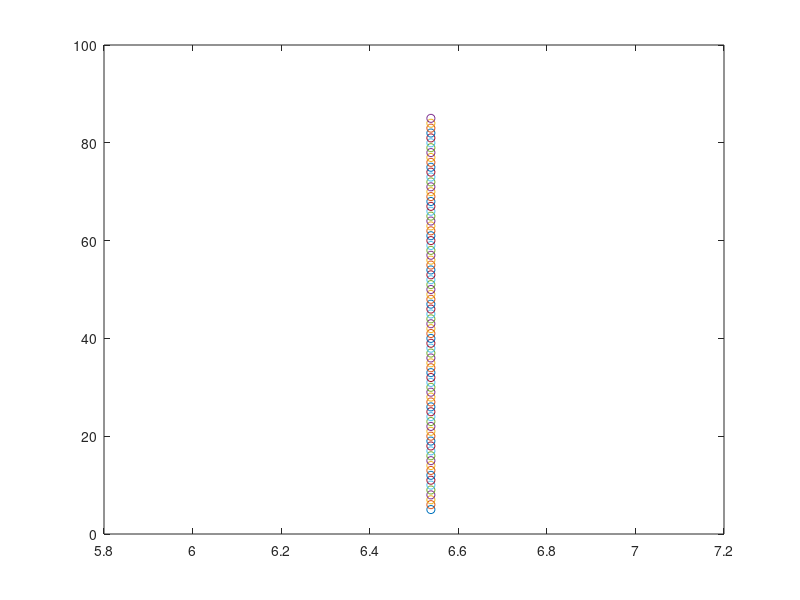

The MATLAB source for this figure:
clear all
close all
clc


% T4.pg 8 .adjusting cannonball.m para que alpha varie aleatoriamente entre 5 y
% 85, dejando la velocidad inicial constante.para cada ángulo calcular x
%tal que y=y0 de nuevo.
% tambien plot the distribution of distances, (x para tiempo final) y
% relacionalas distancias con los ángulos.

for i=5:85
 alpha=[5:85]   
  gmoon=-1.622;
gx=0.0;
gy=-9.79757;
N=100;

x0=3;
y0=2;
v0=10;

vx0=cos(i)*v0;
vy0=sin(i)*v0;

Tf=-(2*vy0)/gy;% Tf es el tiempo que tarda en llegar desde y0 a y0 de nuevo
 t=linspace(0,Tf,N);
 
 %sistema de ecuacion de trayectoria del cañon
  
   x= x0 + vx0.*Tf; 
   y=y0+vy0.*Tf+0.5.*gy.*Tf.^2; 
   
   vx=vx0;
vy=vy0+gy.*t;

plot(Tf,x,'o')%-->AÚN NO FUNCIONA(dentro del loop Tf es un escalar)(como pasaba antes con alpha)
plot(x,alpha,'o')
end   
